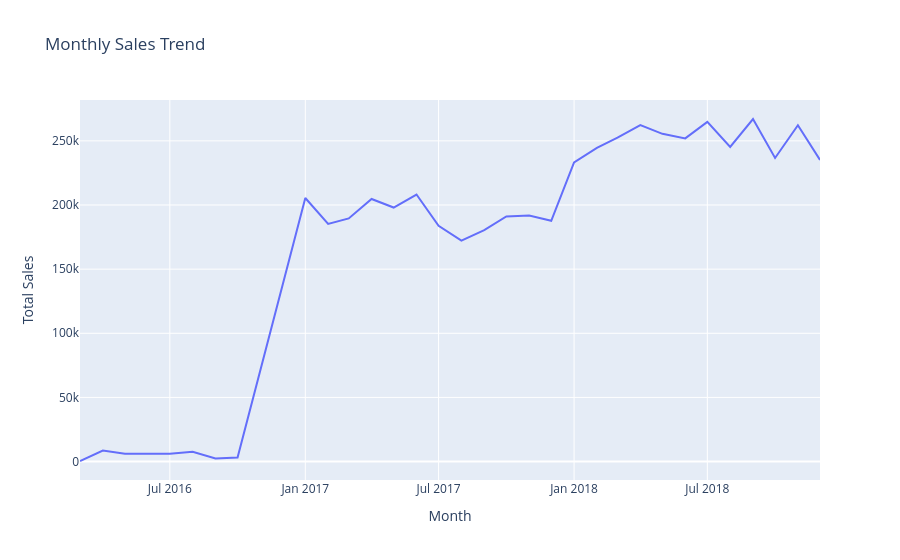

Notebook cell for this chart:
### Code cell
# Import Plotly for creating an interactive chart
import plotly.express as px

# Create a line chart showing product sales by month
fig = px.line(
    monthly_sales,
    x="order_month",
    y="total_sales",
    title="Monthly Sales Trend",
    labels={
        "order_month": "Month",
        "total_sales": "Total Sales"
    }
)

# Display the chart
fig.show()

### Figure 1 — Plotly figure (JSON) as saved in the notebook; plotly's stock layout.template omitted (floating-point values rounded to 4 significant figures)
{"data": [{"hovertemplate": "Month=%{x}<br>Total Sales=%{y}<extra></extra>", "legendgroup": "", "line": {"color": "#636efa", "dash": "solid"}, "marker": {"symbol": "circle"}, "mode": "lines", "name": "", "orientation": "v", "showlegend": false, "type": "scatter", "x": ["2016-03", "2016-04", "2016-05", "2016-06", "2016-07", "2016-08", "2016-09", "2016-10", "2017-01", "2017-02", "2017-03", "2017-04", "2017-05", "2017-06", "2017-07", "2017-08", "2017-09", "2017-10", "2017-11", "2017-12", "2018-01", "2018-02", "2018-03", "2018-04", "2018-05", "2018-06", "2018-07", "2018-08", "2018-09", "2018-10", "2018-11", "2018-12"], "xaxis": "x", "y": [442.0, 8596.0, 6170.0, 5890.0, 6075.0, 7593.0, 2400.0, 3160.0, 205500.0, 185200.0, 189600.0, 204700.0, 198000.0, 208200.0, 183800.0, 172200.0, 180400.0, 191100.0, 191800.0, 187700.0, 233300.0, 244600.0, 252500.0, 262300.0, 255500.0, 251900.0, 264800.0, 245200.0, 267100.0, 236700.0, 262100.0, 235200.0], "yaxis": "y"}], "layout": {"legend": {"tracegroupgap": 0}, "title": {"text": "Monthly Sales Trend"}, "xaxis": {"anchor": "y", "domain": [0, 1], "title": {"text": "Month"}}, "yaxis": {"anchor": "x", "domain": [0, 1], "title": {"text": "Total Sales"}}}}
